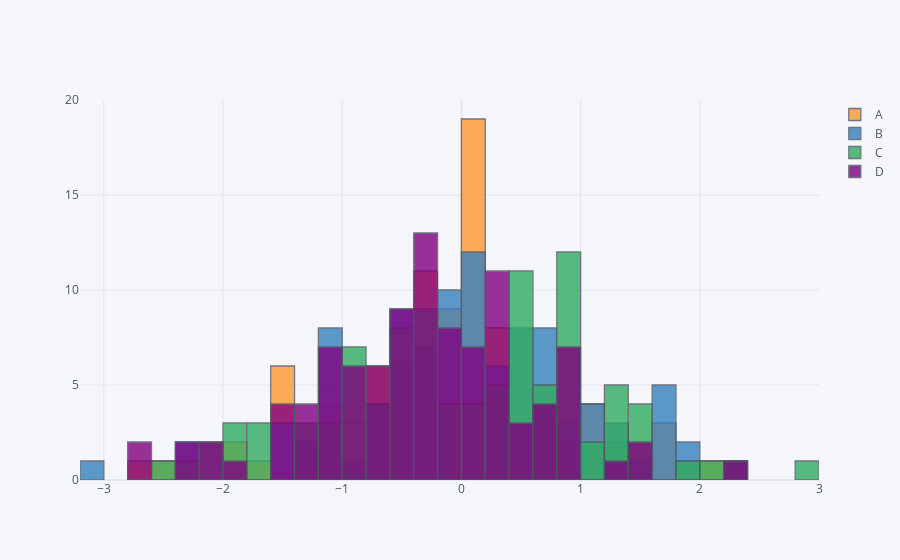

The code cell stored with this chart in its notebook:
### Code cell
df.iplot(kind="hist",bins=30)
